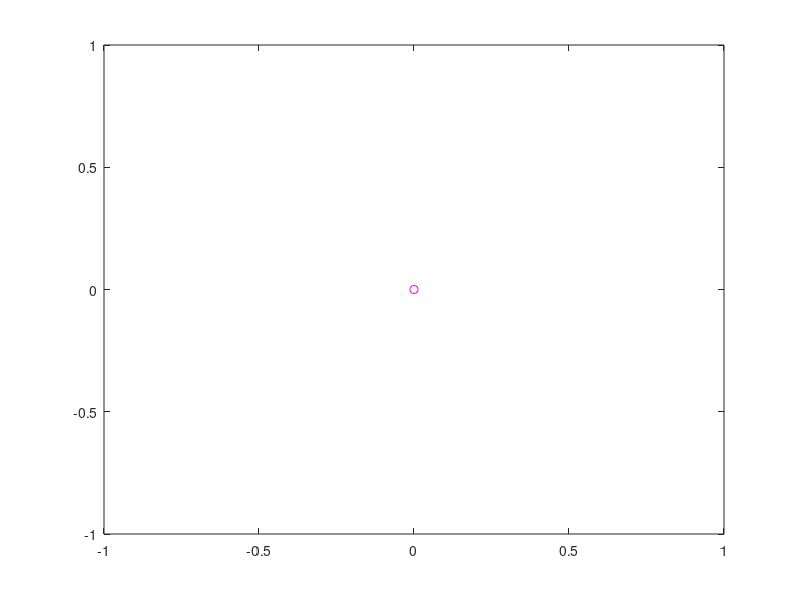

Recreate this plot in MATLAB. (Note: this script raises an error after producing the figure.)
%This is the first attempt at writing an icp algorithm using icp_1
%It takes the approach of 

clear all
close all
clc
load newdata.mat

path=[0;0];

%full map
map = [];

%estimated pose for the robot in the world
est_x = [0;0];
est_dx = [];
est_theta = 0;
est_dtheta = 0;

last_est_dx=[0;0];
last_est_dtheta=0;

%minimum turn, this is the error for sensing if the robot is actually
%turning or not.  I know that the robot currently turns at 45 degrees per
%second, so anything less the that should be noted.
error_dtheta = deg2rad(3);

%I started at 55 because that's a nice place to see a small forward and
%turn going on
for nScan = 55:2:size(LidarScan,1)
    
    %Grab lidar angles and the scan
    a = LidarAngles;
    z = LidarScan(nScan, :);

    %  Remove out of range measurements
    I = (z >= LidarRange);
    a(I) = [];
    z(I) = [];

    [x,y] = pol2cart(a,z);

    %fill the map if it doesn't exist yet.
    raw = [x;y];
    
    %used to keep track of everything
    disp = [0;0];

    if isempty(map)
        map = [map raw];
    else
 
    %if ~isempty(est_dx)
    if size(path,2) > 1
        %make a quick guess based on the estimated dx
        %last_est_dx=est_dx;
        last_est_dtheta=est_dtheta;
        %TT = repmat(est_x(:,end) + last_est_dx, 1, size(raw,2));
        TT = repmat(path(:,end) + (path(:,end) - path(:,end-1)), 1, size(raw,2));
        phi = -(est_theta + last_est_dtheta);
        TR = [cos(phi) (-sin(phi)); sin(phi) cos(phi)];
        %TR = eye(2);
        raw = TR*raw + TT;
        disp = TR*disp + TT(:,1);
    end
    
    %sest the estimated pose diff to zero
    est_dx = [0;0];
    est_dtheta = 0;
    
    ii = 0;
    while true
        
        ii = ii + 1;
        
        %kill all the points which are not "close" to the world and run 1
        %iteration of icp on them
        temp = killoutliers(map,raw, 0.1);
        [TR,TT] = call_icp1(map,temp);

        %move the points sample based on the icp output and update the
        %estimated pose
        TR = TR(1:2,1:2);
        TT = repmat(TT(1:2), 1, size(raw,2));

        raw = real(TR * raw + TT);
        disp = real(TR * disp + TT(:,1));

        est_dx = est_dx + TT(:,1);
        est_dtheta = est_dtheta + acos(TR(1,1));
        
        %get the difference in TT so we know when to converge the icp
        %algorithm.  This is a pretty schotty way of convergence, as it
        %doesn't take into account if the value bounced around the setpoint
        %but it works for this application
        dTT = mag(TT(:,1));
        
        %we need to run the loop at least once before we check this
        if ii > 1
            
            %Check for convergence
            converge_metric = 1e-6;
            if abs(dTT) < converge_metric
                
                
                %update our state estimates
                %if mag(est_dx + last_est_dx) > 1e-5
                %    new_x = est_x(:,end) + est_dx + last_est_dx;
                %else
                %    new_x = est_x(:,end);
                %end
                
                path = [path disp];
                %est_x = [est_x new_x];

                %make sure our theta diff isn't just noise.  I still need
                %to do this for the displacement
                if est_dtheta < error_dtheta;
                    est_dtheta = 0;
                end
                est_theta = real(est_theta + est_dtheta + last_est_dtheta);
                break;
            end
        end
        
    end

    %update the world
    map = [map raw];

    
    %plot everything
    figure(1)
    plot(raw(1,:), raw(2,:), 'r.')
    hold on
    %plot(est_x(1,:), est_x(2,:), 'k.');
    end
    
    plot(map(1,:), map(2,:), 'b.')
    
    plot(path(1,:), path(2,:), 'mo')
    hold off
    
    %pause so we can display things
    pause(0.1);
end